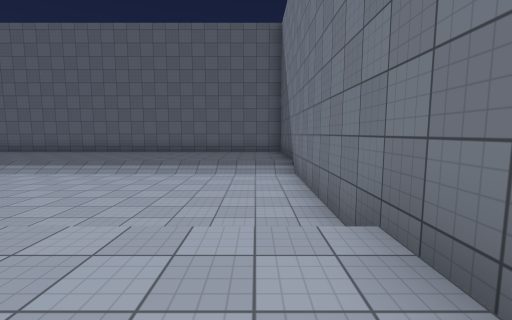
View 1 (above)

24 first-person views from a walk through a scene from a Unity 3-D project. The camera is 1.5 m above the floor, tilts 6° down and sees 90° across. The floor is counted in squares, 2 m on a side. Each view is taken from the middle of a square. On the plan, view 1 faces up. The plan holds only what a view shows up to about 9 squares ahead; the rest is blank. The place goes on beyond the plan. Some animated figures are not drawn. Surface patterns are stand-ins for the level's own textures.

View 2
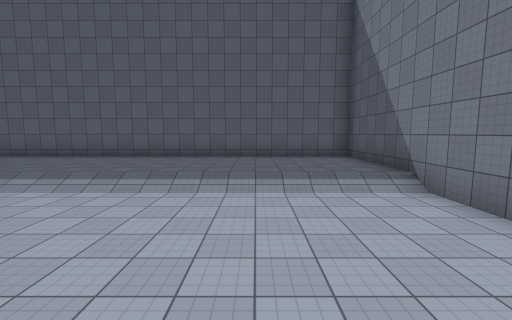

View 3
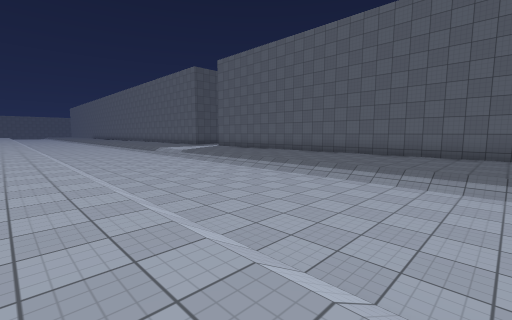

View 4
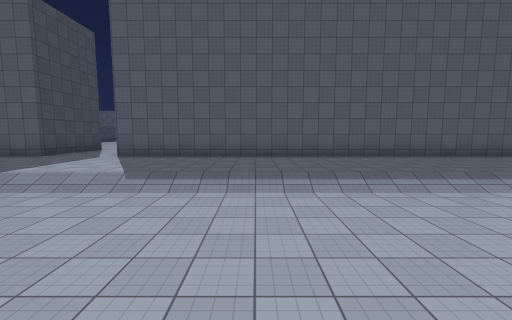

View 5
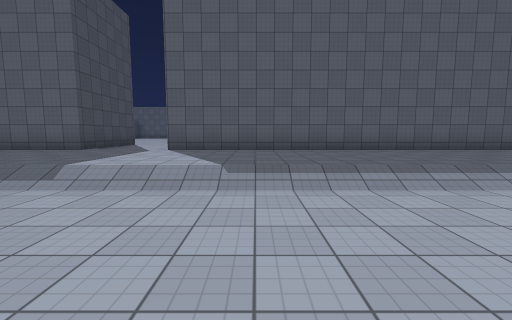

View 6
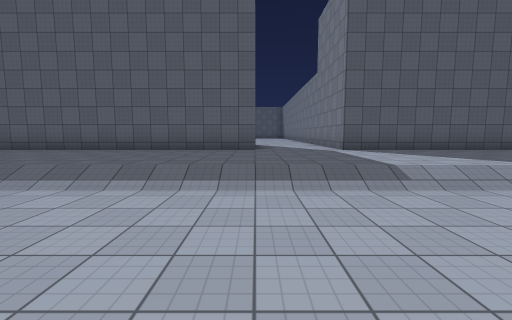

View 7
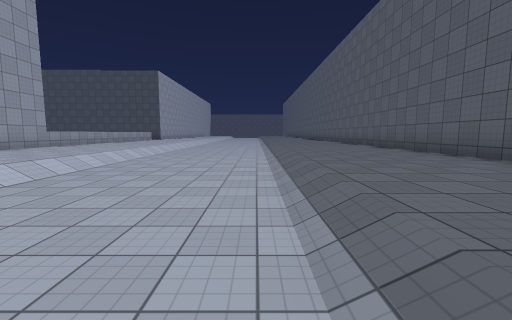

View 8
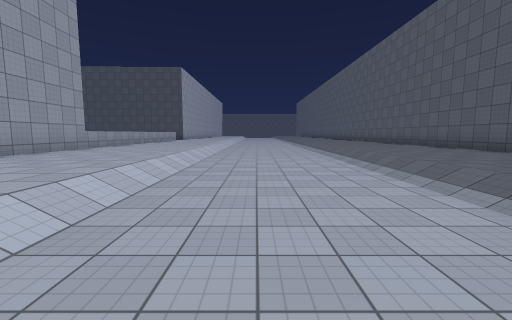

View 9
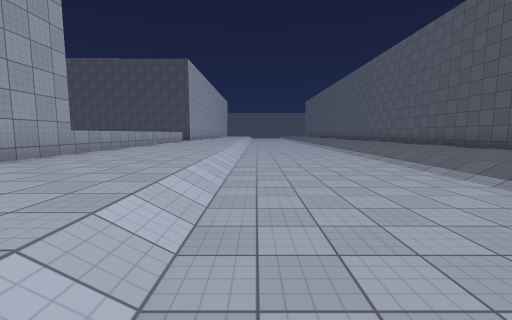

View 10
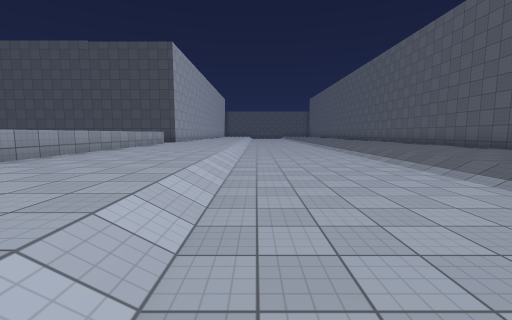

View 11
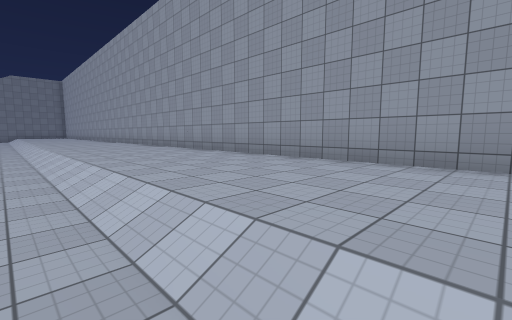

View 12
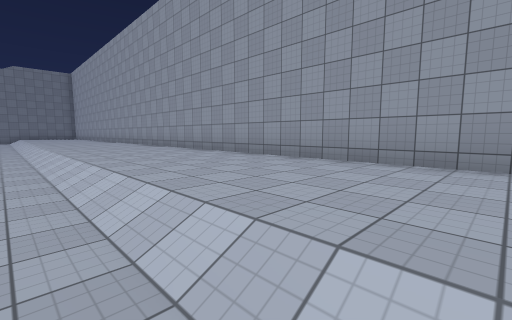

View 13
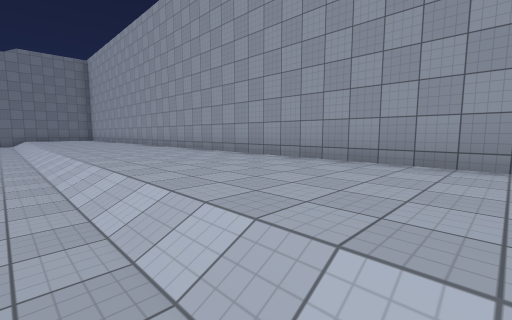

View 14
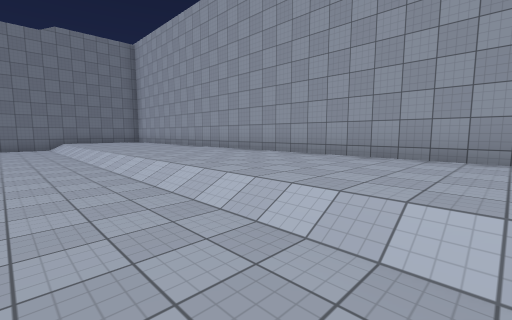

View 15
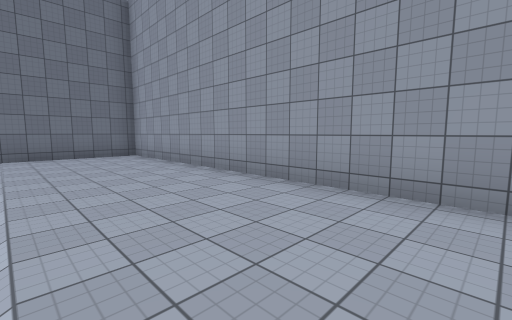

View 16
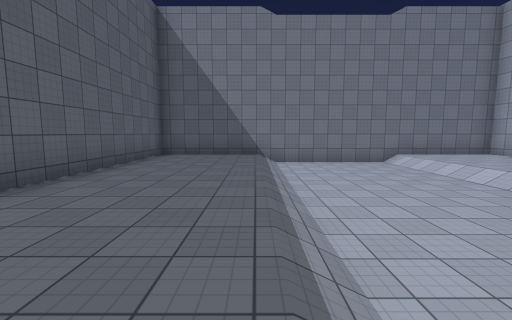

View 17
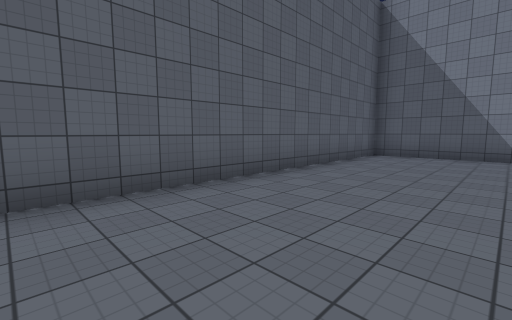

View 18
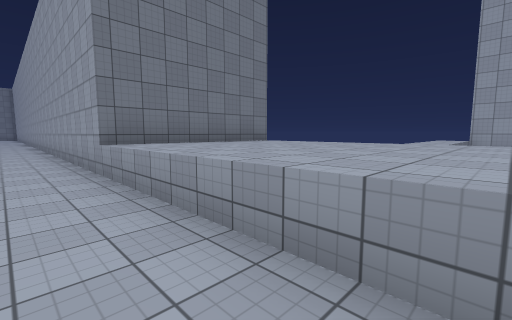

View 19
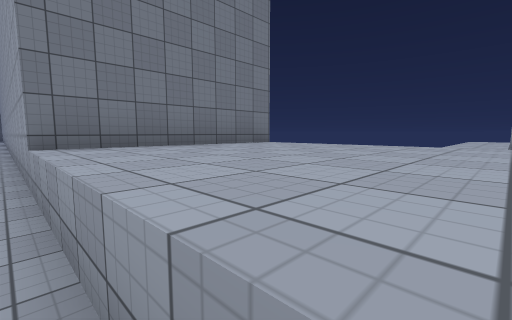

View 20
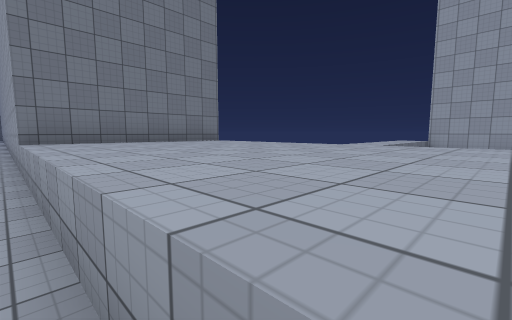

View 21
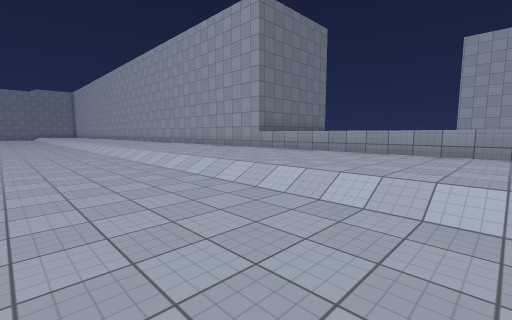

View 22
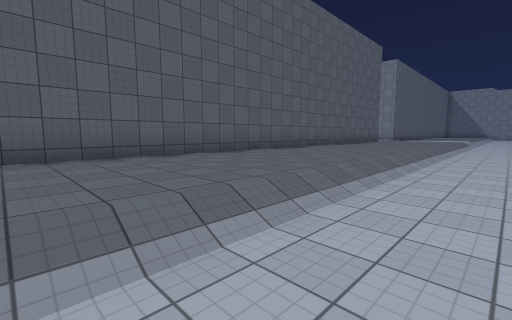

View 23
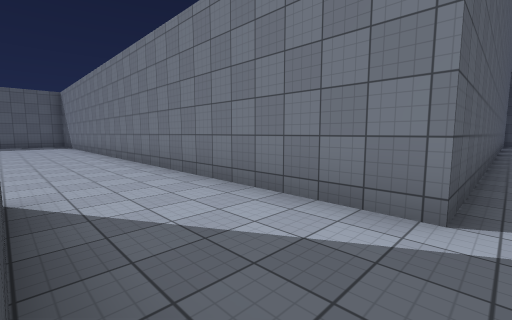

View 24
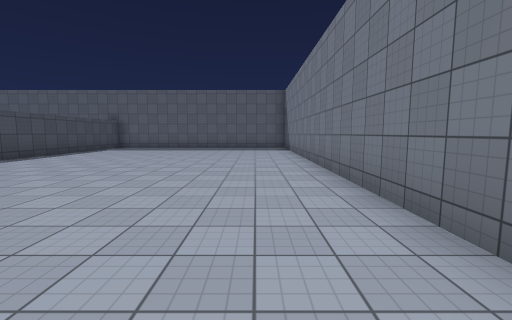

### Floor plan
Key: @ floor where view 1 was taken; # wall or solid block; . main floor; - floor 0.5 m lower than the main floor; / step, stairs or slope; ^ raised ledge.
Columns run from 34 left of view 1 to 1 right of it. Each row starts with its distance up from view 1.
 23          #........#
 22          #........#
 21          #........#
 20           ........#
 19            .......#
 18             ......#
 17              .....#
 16               ....#
 15               ....#
 14                ...#
 13                #..#
 12                #..#
 11 ################..##################
 10 ...................................#
  9 ...................................#
  8 ...................................#
  7 ...................................#
  6 -----------------------------------#
  5 -----------------------------------#
  4 -----------------------------------#
  3 -----------------------------------#
  2 ///////////////////////////////////#
  1 ...................................#
  0 ..................................@#
 -1 ...................................#
 -2 ^^^^^^##############################
 -3 ^^^^^^#
 -4 ^^^^^^#
 -5 ^^^^^^#
 -6    ^  #
 -7   ^^
 -8   ^^
 -9   ^^

Positions as (right, up) in squares from view 1, and headings:
1: (0, 0), facing up
2: (-2, 2), facing up
3: (-4, 1), facing up-left
4: (-12, 2), facing up
5: (-14, 3), facing up
6: (-19, 3), facing up
7: (-19, 6), facing left
8: (-20, 4), facing left
9: (-22, 3), facing left
10: (-25, 3), facing left
11: (-27, 3), facing down-right
12: (-23, 3), facing down-right
13: (-18, 3), facing down-right
14: (-13, 4), facing down-right
15: (-8, 2), facing down-right
16: (-8, 7), facing right
17: (-8, 7), facing up-right
18: (-33, 0), facing down-right
19: (-32, -1), facing down-right
20: (-34, -1), facing down-right
21: (-34, 5), facing down-right
22: (-34, 5), facing up-right
23: (-19, 10), facing up-right
24: (-18, 14), facing up
